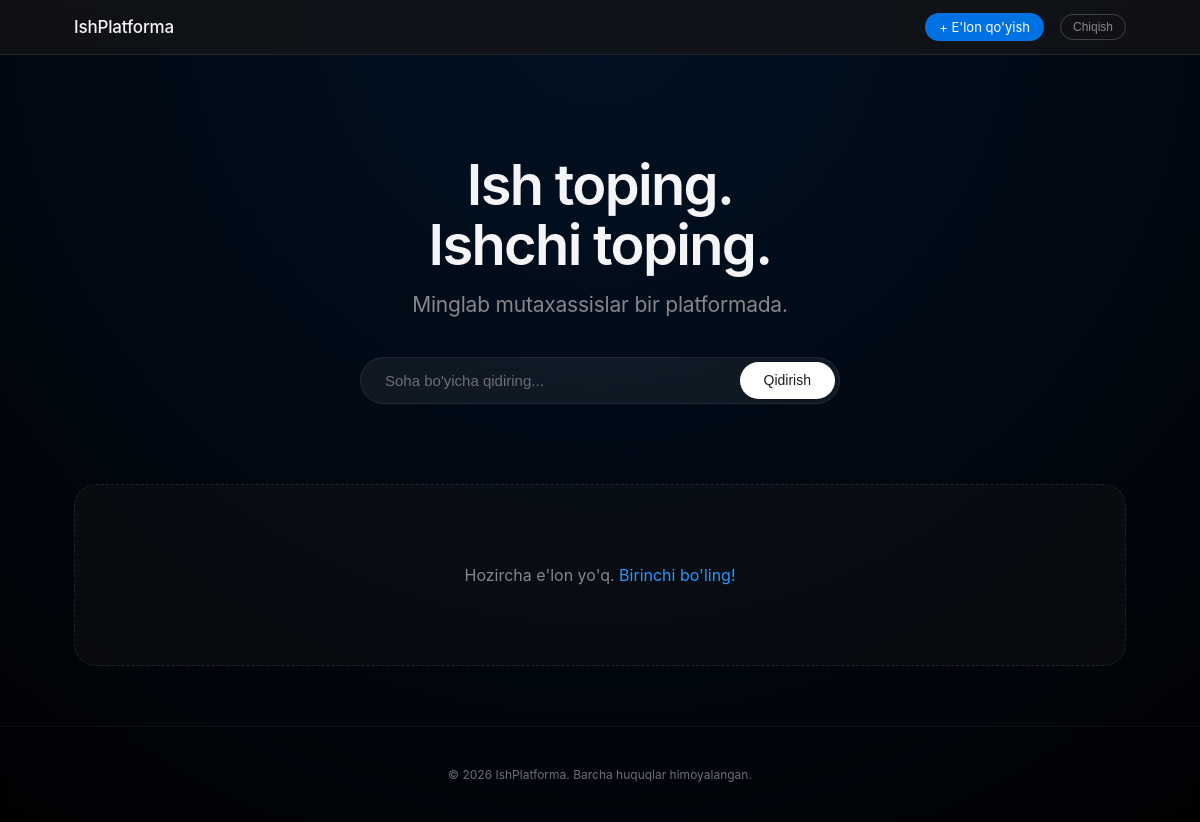
Before: /home/ (signed in) with the older database file.
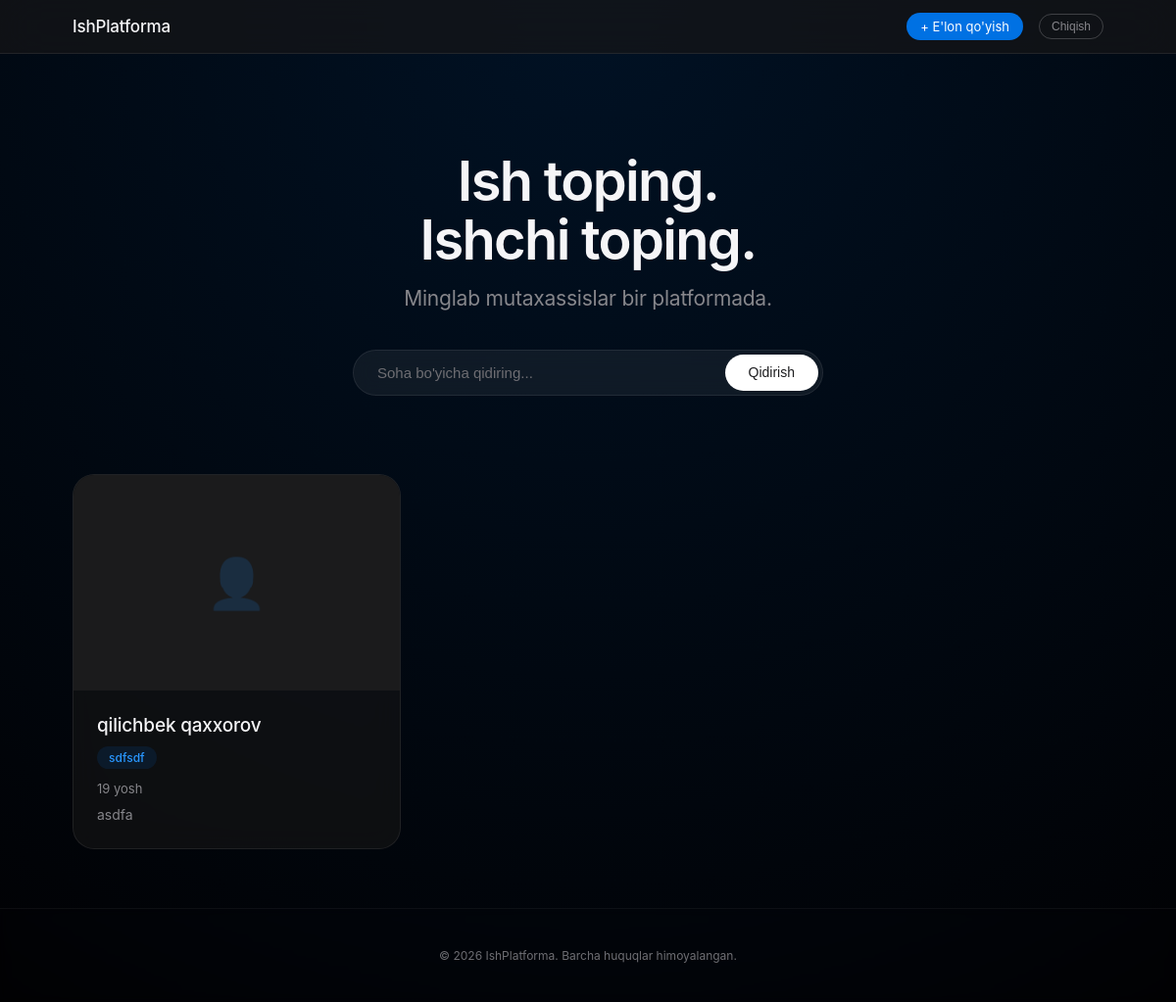
After: the same page with the newer database file.
### config/models.py (models this page shows, shortened)
class Ishchi(models.Model):
    name        = models.CharField(max_length=100, verbose_name="Ism")
    surname     = models.CharField(max_length=100, verbose_name="Familiya")
    age         = models.IntegerField(verbose_name="Yosh")
    sohasi      = models.CharField(max_length=100, verbose_name="Sohasi")
    rasm        = models.ImageField(upload_to='rasmlar/', verbose_name="Rasm")
    description = models.TextField(verbose_name="O'zi haqida")
    created_at  = models.DateTimeField(auto_now_add=True)
    class Meta:
        verbose_name = "Ishchi"
        verbose_name_plural = "Ishchilar"

### config/views.py (the view)
# urls.py: path('home/',             views.home,   name='home'),
def home(request):
    if not request.session.get('foydalanuvchi_id'):
        return redirect('kirish')
    soha = request.GET.get('soha', '')
    ishchilar = Ishchi.objects.all().order_by('-created_at')
    if soha:
        ishchilar = ishchilar.filter(sohasi__icontains=soha)
    return render(request, 'ishchilar/list.html', {'ishchilar': ishchilar, 'soha': soha})

### template/ishchilar/list.html (shortened to what this page needs)
<!DOCTYPE html>
<html lang="uz">
<head>
</head>
<body>
<nav>
    <div class="nav-inner">
        <a href="{% url 'home' %}" class="logo">IshPlatforma</a>
        <div class="nav-right">
            <a href="{% url 'create' %}" class="nav-btn">+ E'lon qo'yish</a>
            <form method="post" action="{% url 'chiqish' %}" class="logout-form">
                <button type="submit">Chiqish</button>
            </form>
        </div>
    </div>
</nav>
<div class="hero">
    <h1>Ish toping.<br>Ishchi toping.</h1>
    <p>Minglab mutaxassislar bir platformada.</p>
    <form method="GET" action="{% url 'home' %}">
        <div class="search-wrap">
            <input type="text" name="soha" value="{{ soha }}" placeholder="Soha bo'yicha qidiring...">
            <button type="submit">Qidirish</button>
        </div>
    </form>
</div>
<div class="container">
    <div class="grid">
        {% for ishchi in ishchilar %}
        <a href="{% url 'detail' ishchi.pk %}" class="card">
            <div class="image-container">
                {% if ishchi.rasm %}
                    <img src="{{ ishchi.rasm.url }}" alt="{{ ishchi.name }}">
                {% else %}
                    <div style="height:100%; background: rgba(255,255,255,0.02); display:flex; align-items:center; justify-content:center; font-size:50px; color: rgba(255,255,255,0.2);">👤</div>
                {% endif %}
            </div>
            <div class="card-body">
                <div class="card-name">{{ ishchi.name }} {{ ishchi.surname }}</div>
                <span class="card-soha">{{ ishchi.sohasi }}</span>
                <div class="card-age">{{ ishchi.age }} yosh</div>
                <div class="card-desc">{{ ishchi.description }}</div>
            </div>
        </a>
        {% empty %}
        <div class="empty" style="grid-column: 1 / -1">
            Hozircha e'lon yo'q. <a href="{% url 'create' %}">Birinchi bo'ling!</a>
        </div>
        {% endfor %}
    </div>
</div>
<footer>© 2026 IshPlatforma. Barcha huquqlar himoyalangan.</footer>
</body>
</html>

### template/ishchilar/list.html (style rules this page uses)
* { margin: 0; padding: 0; box-sizing: border-box; }
body { font-family: -apple-system, BlinkMacSystemFont, 'SF Pro Display', 'Segoe UI', sans-serif; background: #010103; background-image: radial-gradient(circle at 50% 0%, rgba(0, 113, 227, 0.15), transparent), url('https://images.unsplash.com/photo-1618005182384-a83a8bd57fbe?q=80&w=1920'); background-size: cover; background-position: center; background-attachment: fixed; color: #f5f5f7; min-height: 100vh; -webkit-font-smoothing: antialiased; }
nav { background: rgba(22, 22, 23, 0.7); backdrop-filter: blur(25px); -webkit-backdrop-filter: blur(25px); border-bottom: 1px solid rgba(255, 255, 255, 0.08); position: sticky; top: 0; z-index: 100; }
.nav-inner { max-width: 1100px; margin: 0 auto; padding: 0 24px; height: 54px; display: flex; align-items: center; justify-content: space-between; }
.logo { font-size: 17px; font-weight: 500; color: #f5f5f7; text-decoration: none; letter-spacing: -0.01em; }
.nav-right { display: flex; align-items: center; gap: 16px; }
.nav-btn { background: #0071e3; color: white; padding: 6px 14px; border-radius: 980px; text-decoration: none; font-size: 13px; font-weight: 400; transition: all 0.2s ease; }
.logout-form button { background: transparent; border: 1px solid rgba(255, 255, 255, 0.2); color: #86868b; padding: 5px 12px; border-radius: 980px; font-size: 12px; cursor: pointer; transition: all 0.2s ease; }
.hero { text-align: center; padding: 100px 24px 60px; }
.hero h1 { font-size: 56px; font-weight: 600; letter-spacing: -0.03em; color: #f5f5f7; line-height: 1.08; }
.hero p { font-size: 21px; color: #86868b; margin-top: 16px; font-weight: 400; letter-spacing: -0.01em; }
.search-wrap { max-width: 480px; margin: 40px auto 0; display: flex; background: rgba(255, 255, 255, 0.06); border: 1px solid rgba(255, 255, 255, 0.08); border-radius: 980px; padding: 4px; backdrop-filter: blur(10px); transition: all 0.3s ease; }
.search-wrap input { flex: 1; padding: 10px 20px; border: none; background: transparent; font-size: 15px; color: white; outline: none; }
.search-wrap input::placeholder { color: #6e6e73; }
.search-wrap button { background: #ffffff; color: #1d1d1f; border: none; padding: 10px 24px; border-radius: 980px; font-size: 14px; font-weight: 500; cursor: pointer; transition: all 0.2s ease; }
.container { max-width: 1100px; margin: 0 auto; padding: 20px 24px 60px; }
.grid { display: grid; grid-template-columns: repeat(auto-fill, minmax(320px, 1fr)); gap: 24px; }
.card { background: rgba(22, 22, 23, 0.6); backdrop-filter: blur(15px); -webkit-backdrop-filter: blur(15px); border: 1px solid rgba(255, 255, 255, 0.08); border-radius: 22px; overflow: hidden; text-decoration: none; color: inherit; display: flex; flex-direction: column; transition: all 0.3s cubic-bezier(0.25, 1, 0.5, 1); }
.image-container { width: 100%; height: 220px; overflow: hidden; background: #161617; position: relative; }
.card-body { padding: 24px; flex-grow: 1; display: flex; flex-direction: column; }
.card-name { font-size: 19px; font-weight: 500; color: #f5f5f7; letter-spacing: -0.01em; }
.card-soha { align-self: flex-start; margin-top: 10px; background: rgba(0, 113, 227, 0.12); color: #2997ff; font-size: 12px; padding: 4px 12px; border-radius: 980px; font-weight: 500; }
.card-age { font-size: 13px; color: #86868b; margin-top: 12px; }
.card-desc { font-size: 14px; color: #86868b; margin-top: 8px; line-height: 1.5; display: -webkit-box; -webkit-line-clamp: 2; -webkit-box-orient: vertical; overflow: hidden; }
footer { text-align: center; padding: 40px; color: #6e6e73; font-size: 12px; border-top: 1px solid rgba(255, 255, 255, 0.05); backdrop-filter: blur(5px); }

Changed rows visible on the page:
added Ishchi: name "qilichbek", surname "qaxxorov", sohasi "sdfsdf", age "19", description "asdfa"
Other visible differences:
text no longer shown: "Hozircha e'lon yo'q. Birinchi bo'ling!"
